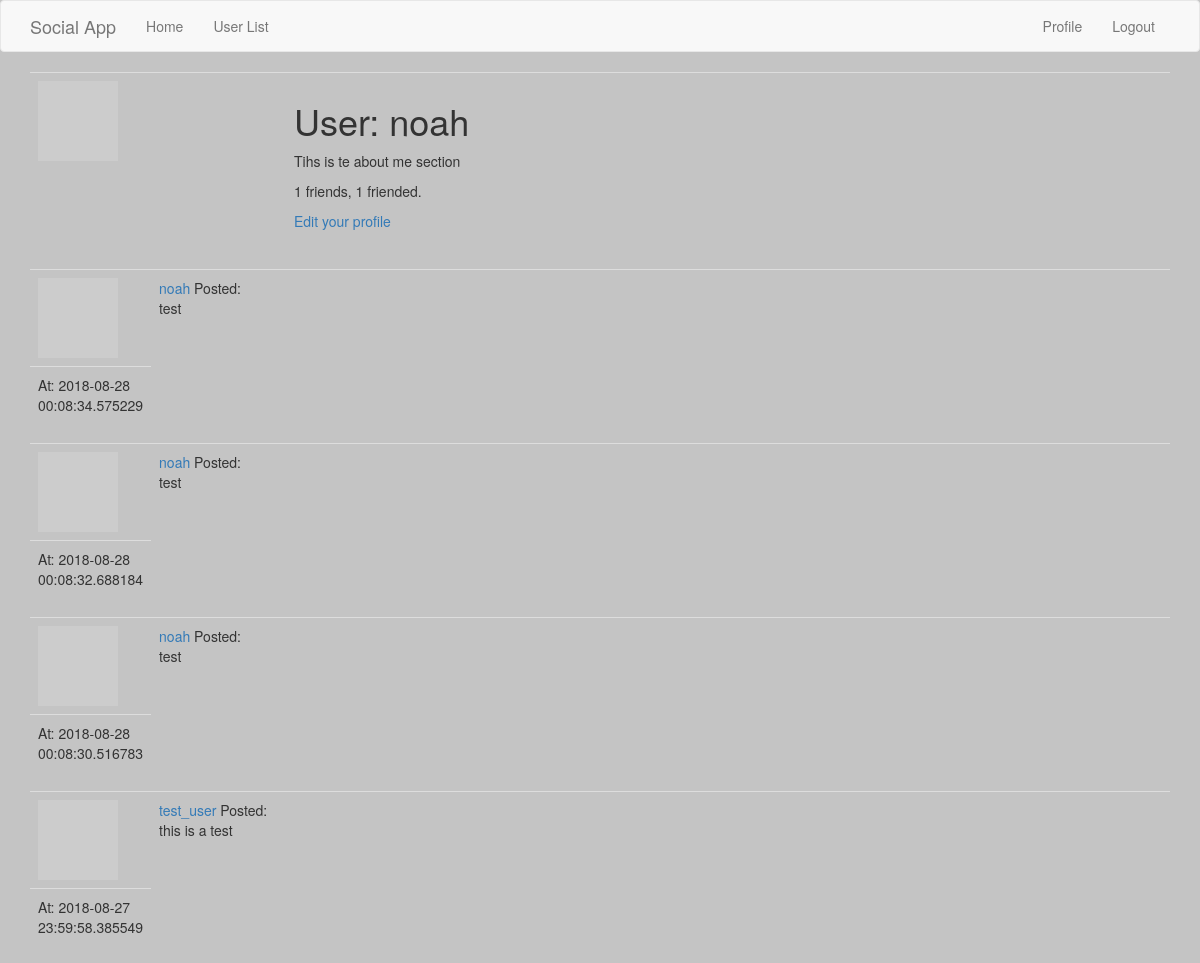
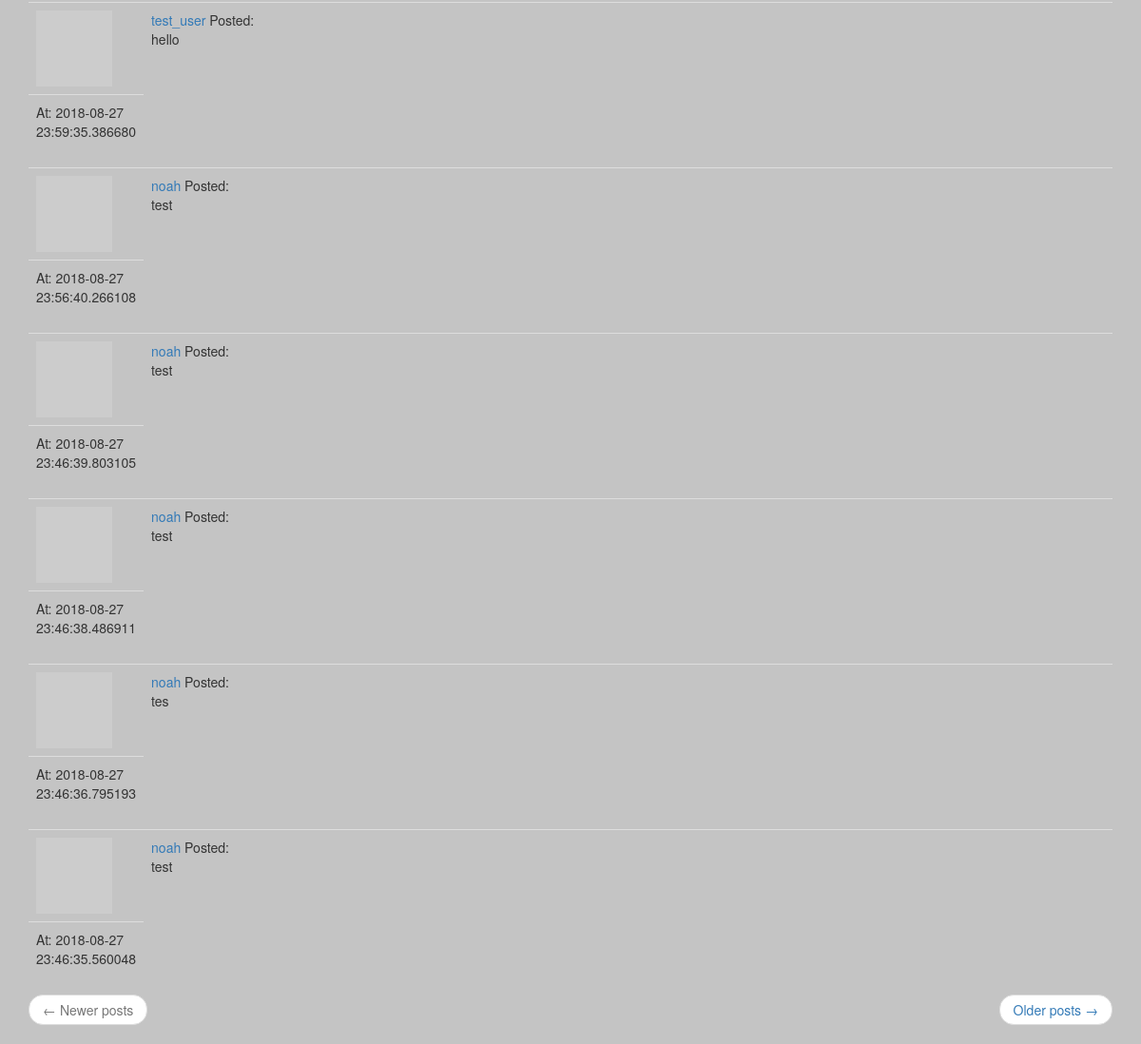
The page /user/noah (signed in) on the database its author committed (2 pictures, top to bottom).
### app/models.py (models this page shows, shortened)
class User(UserMixin, db.Model):
    id = db.Column(db.Integer, primary_key=True)
    username = db.Column(db.String(64), index=True, unique=True)
    about_me = db.Column(db.String(140))
    password_hash = db.Column(db.String(128))
    posts = db.relationship('Post', backref='author', lazy='dynamic')
    friends_list = db.relationship(
        'User', secondary=friends,
        primaryjoin=(friends.c.friend_id == id),
        secondaryjoin=(friends.c.friended_id == id),
        backref=db.backref('friends', lazy='dynamic'), lazy='dynamic')
    def avatar(self, size):
        digest = md5(self.username.lower().encode('utf-8')).hexdigest()
        return 'https://www.gravatar.com/avatar/{}?d=identicon&s={}'.format(
            digest, size)
    def friend_posts(self):
        friends_list = Post.query.join(
            friends, (friends.c.friended_id == Post.author_id)).filter(
            friends.c.friend_id == self.id)
        own = Post.query.filter_by(author_id=self.id)
        return friends_list.union(own).order_by(Post.timestamp.desc())
    @login.user_loader
    def load_user(id):
        return User.query.get(int(id))

class Post(db.Model):
    id = db.Column(db.Integer, primary_key=True)
    title = db.Column(db.String(120), index=False, unique=False)
    body = db.Column(db.Text, index=False, unique=False)
    subject_name = db.Column(db.String(120), index=False, unique=False)
    timestamp = db.Column(db.DateTime, index=True, default=datetime.utcnow)
    author_id = db.Column(db.Integer, db.ForeignKey('user.id'))
    edits = db.relationship('PostEdit', backref='edits', lazy='dynamic')

### app/routes.py (the view)
@app.route('/user/<username>')
@login_required
def user(username):
    user = User.query.filter_by(username=username).first_or_404()
    page = request.args.get('page', 1, type=int)
    posts = user.friend_posts().paginate(
        page, app.config['POSTS_PER_PAGE'], False)
    next_url = url_for('user', username=user.username, page=posts.next_num) \
        if posts.has_next else None
    prev_url = url_for('user', username=user.username, page=posts.prev_num) \
        if posts.has_prev else None
    return render_template('user.html', user=user,
                           posts=posts.items, next_url=next_url,
                           prev_url=prev_url)

### app/routes.py (called while the page is built)
@app.before_request
def before_request():
    if current_user.is_authenticated:
        current_user.last_seen = datetime.utcnow()
        db.session.commit()

### app/templates/user.html
{% extends "base.html" %}
{% block app_content %}
    <table class="table table-hover">
        <tr>
            <td width="256px"><img src="{{ user.avatar(256) }}"></td>
            <td>
                <h1>User: {{ user.username }}</h1>
                {% if user.about_me %}<p>{{ user.about_me }}</p>{% endif %}
                <p>{{ user.friends.count() }} friends, {{ user.friends_list.count() }} friended.</p>
                {% if user == current_user %}
                <p><a href="{{ url_for('edit_profile') }}">Edit your profile</a></p>
                {% elif not current_user.is_friend(user) %}
                <p><a href="{{ url_for('friend', username=user.username) }}">Friend</a></p>
                {% else %}
                <p><a href="{{ url_for('unfriend', username=user.username) }}">Unfriend</a></p>
                {% endif %}
            </td>
        </tr>
    </table>
    {% for post in posts %}
        {% include '_post.html' %}
    {% endfor %}
    <nav aria-label="...">
        <ul class="pager">
            <li class="previous{% if not prev_url %} disabled{% endif %}">
                <a href="{{ prev_url or '#' }}">
                    <span aria-hidden="true">&larr;</span> Newer posts
                </a>
            </li>
            <li class="next{% if not next_url %} disabled{% endif %}">
                <a href="{{ next_url or '#' }}">
                    Older posts <span aria-hidden="true">&rarr;</span>
                </a>
            </li>
        </ul>
    </nav>
{% endblock %}

### app/templates/_post.html
 <table class="table table-hover">
        <tr>
            <td width="70px">
                <a href="{{ url_for('user', username=post.author.username) }}">
                    <img src="{{ post.author.avatar(70) }}" />
                </a>
            </td>
            <td>
                <a href="{{ url_for('user', username=post.author.username) }}">
                    {{ post.author.username }}
                </a>
                Posted:
                <br>
                {{ post.body }}
            </td>
        </tr>
        <tr>
            <td>
                At: {{ post.timestamp }}
            </td>
        </tr>
    </table>

### app/static/global.css (style rules this page uses)
body { background: #c4c4c4; }

### rows shown on the page
User: username "noah", about_me "Tihs is te about me section"
Post: author.username "noah", body "test", timestamp "2018-08-28 00:08:34.575229"
Post: author.username "noah", body "test", timestamp "2018-08-28 00:08:32.688184"
Post: author.username "noah", body "test", timestamp "2018-08-28 00:08:30.516783"
Post: author.username "test_user", body "this is a test", timestamp "2018-08-27 23:59:58.385549"
Post: author.username "test_user", body "hello", timestamp "2018-08-27 23:59:35.386680"
Post: author.username "noah", body "test", timestamp "2018-08-27 23:56:40.266108"
Post: author.username "noah", body "test", timestamp "2018-08-27 23:46:39.803105"
Post: author.username "noah", body "test", timestamp "2018-08-27 23:46:38.486911"
Post: author.username "noah", body "tes", timestamp "2018-08-27 23:46:36.795193"
Post: author.username "noah", body "test", timestamp "2018-08-27 23:46:35.560048"

### other values the page prints
{{ user.friends.count() }} "1"
{{ user.friends_list.count() }} "1"
